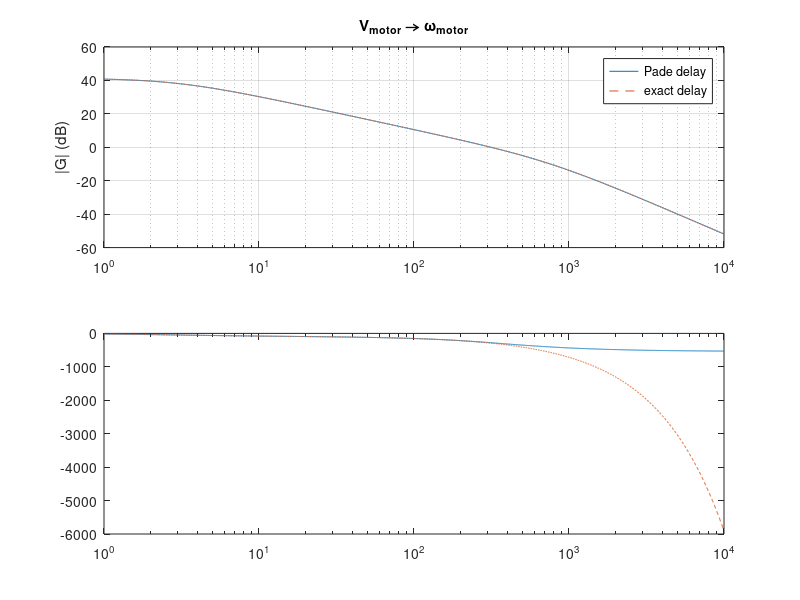

This chart was generated by the following MATLAB code: (Note: this script raises an error after producing the figure.)
% Total transfer function motor voltage (V) -> motor velocity (rad/s),
% with the robot mass and a ~10ms measurement delay.
% ponytail: plain MATLAB (no Control System Toolbox). With the toolbox this
% is G = tf(num, den); bode(G*tf(pn,pd)); margin(...)

% Motor parameters: R L Kb J D (J = motor + gear + wheel, wheels off the floor)
load('motorParams.mat', 'R', 'L', 'Kb', 'J', 'D');
K = Kb;  Jm = J;

% Robot mass, seen from one motor shaft: half the mass on each wheel,
% moving at v = w*r/gear, so  1/2*(m/2)*v^2 = 1/2*Jr*w^2
m    = 0.95;     % kg
r    = 0.0315;   % wheel radius (m)
gear = 9.6;
Jr   = (m/2)*(r/gear)^2;
J    = Jm + Jr;
fprintf('J motor = %.3e, J robot = %.3e, J total = %.3e kg m^2\n', Jm, Jr, J);

% G(s) = K / ((L s + R)(J s + D) + K^2)
num = K;
den = conv([L R], [J D]) + [0 0 K^2];

% Measurement delay e^(-sT) is not rational -> 2nd order Pade approximation
% (same as the lecture's pade(0.01, 2))
T  = 0.010;
pn = [T^2/12 -T/2 1];   pd = [T^2/12 T/2 1];   % (1 - sT/2 + (sT)^2/12)/(1 + sT/2 + (sT)^2/12)

fprintf('G(s)    = %.4g / (%.3g s^2 + %.3g s + %.3g)\n', num, den);
fprintf('Gtot(s) = G(s) * (1 - %.3g s + %.3g s^2)/(1 + %.3g s + %.3g s^2)\n', T/2, T^2/12, T/2, T^2/12);

w     = logspace(0, 4, 4000);                    % rad/s
jw    = 1i*w;
G     = polyval(num, jw) ./ polyval(den, jw);
Gtot  = G .* polyval(pn, jw) ./ polyval(pd, jw);
Gexact = G .* exp(-jw*T);

ph    = @(x) unwrap(angle(x))*180/pi;
figure;
subplot(2,1,1);
semilogx(w, 20*log10(abs(Gtot)), w, 20*log10(abs(Gexact)), '--');
grid on;  ylabel('|G| (dB)');  legend('Pade delay', 'exact delay');
title('V_{motor} \rightarrow \omega_{motor}');
subplot(2,1,2);
semilogx(w, ph(Gtot), w, ph(Gexact), '--');  hold on;
yline(-180, 'r:');  ylim([-360 0]);  yticks(-360:90:0);
grid on;  ylabel('phase (deg)');  xlabel('\omega (rad/s)');

% Q1: PI-frequency (phase = -180 deg),  Q2: stability with Kp = 1
w180 = interp1(ph(Gtot), w, -180);
g180 = interp1(w, abs(Gtot), w180);
fprintf('PI-frequency w180 = %.0f rad/s (%.1f Hz)\n', w180, w180/(2*pi));
fprintf('|Gtot(w180)| = %.2f  ->  gain margin %.1f dB\n', g180, -20*log10(g180));
if g180 < 1
    fprintf('Kp = 1 is stable (Kp < %.2f)\n', 1/g180);
else
    fprintf('Kp = 1 is UNSTABLE (needs Kp < %.2f)\n', 1/g180);
end
subplot(2,1,1);  xline(w180, 'r:', 'HandleVisibility', 'off');
subplot(2,1,2);  xline(w180, 'r:', 'HandleVisibility', 'off');
